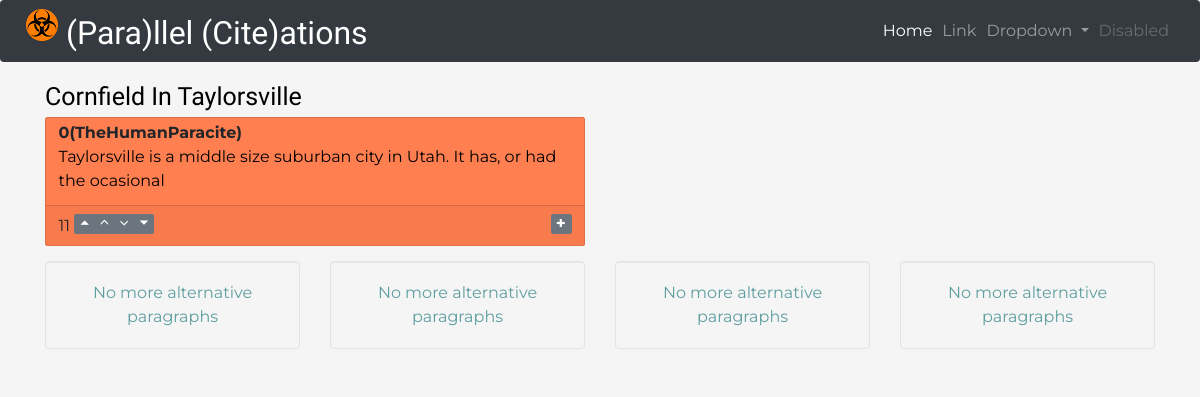
Screenshot of /s/6MH2LVHI/ with the database file from the repository.
### cites/models.py (models this page shows, shortened)
class Story(models.Model):
    title = models.CharField(max_length=255)
    author = models.ForeignKey('paracite_profile.Profile',
                               on_delete=PROTECT)
    score = models.BigIntegerField(default=0)
    url = models.URLField(max_length=8, unique=True)
    created_date = models.DateTimeField(auto_now_add=True)
    edited_date = models.DateTimeField(auto_now=True)
    objects = StoryManager()
    def first_para(self):
        return self.paragraph_set.get(level=0)
    class Meta:
        ordering = ['-score', 'created_date']

class Paragraph(models.Model):
    story = models.ForeignKey(Story, on_delete=CASCADE)
    author = models.ForeignKey('paracite_profile.Profile',
                               on_delete=PROTECT,
                               related_name='author')
    text = models.CharField(max_length=4095)
    score = models.IntegerField()
    url = models.URLField(max_length=8, unique=True)
    level = models.IntegerField()
    voters = models.ManyToManyField('paracite_profile.Profile',
                                    through='VotingRecord',
                                    through_fields=(
                                        'paragraph', 'profile'),
                                    related_name='voters')
    parent_paragraph = models.ForeignKey('self',
                                         on_delete=CASCADE,
                                         blank=True,
                                         null=True)
    created_date = models.DateTimeField(auto_now_add=True)
    edited_date = models.DateTimeField(auto_now=True)
    objects = ParagraphManager()
    def children(self, start=0, size=4):
        return self.paragraph_set.exclude(id=self.id)[start:start + size]
    class Meta:
        ordering = ['-score', 'created_date']

### paracite_profile/models.py (models this page shows)
class Profile(models.Model):
    user_name = models.CharField(unique=True, max_length=63)
    total_score = models.BigIntegerField(default=0)
    created_date = models.DateTimeField(auto_now_add=True)
    edited_date = models.DateTimeField(auto_now=True)
    def __str__(self):
        return self.user_name

### cites/views.py (the view)
# urls.py: path('s/<shortened:story_id>/', views.detail_story, name='detail_story'),
def detail_story(request, story_id):
    story = get_object_or_404(Story, id=story_id)
    lead_paragraph = story.first_para()
    return render_detail(request, story, lead_paragraph)

### cites/converters.py (called while the page is built)
    def to_python(self, value):
        return self.MAX_STORIES - int.from_bytes(
            base64.b32decode(value.encode('utf-8'), casefold=True), 'little')

    def to_url(self, value):
        weird_url = self.expected_format.format(value)
        return weird_url

### cites/views.py (called while the page is built)
def render_detail(request, story, paragraph, is_response=False):
    filler = {'filler': 'No more alternative paragraphs'}
    paragraphs = [child for child in paragraph.children()]
    fillers = [filler] * max(4 - len(paragraphs), 0)
    context = {
        'story': story,
        'lead_paragraph': paragraph,
        'paragraphs': paragraphs,
        'fillers': fillers,
        'responding': is_response,
    }
    return render(request, 'cites/detail.html', context)

### cites/templates/cites/detail.html (shortened to what this page needs)
{% extends 'cites/base.html' %}
{% block content %}
    <div class="container">
        <div class="row">
            <div class="col">
                <h1>
                    <a href="{% url 'cites:detail_story' story.url %}">{{ story.title|title }}</a>
                </h1>
            </div>
        </div>
        <div class="row">
            <div class="col-lg-6 col-md-8 col-sm-12">
                <div class="card bg-coral mb-4">
                    <div class="card-body pt-1 paragraph-text">
                        <b>{{ lead_paragraph.level }}({{ lead_paragraph.author }})</b>
                        <br>
                        <a href="{% url 'cites:detail_para' lead_paragraph.url %}">{{ lead_paragraph.text }}</a>
                    </div>
                    <div class="card-footer"
                         data-para-url="{% url "cites:vote" lead_paragraph.url %}">
                        <span class="score pull-left">{{ lead_paragraph.score }}&nbsp;</span>
                        {% include 'cites/paragraph_buttons.html' %}
                        <a class="btn btn-sm btn-secondary pull-right"
                           id="lead-para-res-btn"
                           data-toggle="collapse"
                           href="#response-div"
                           role="button"
                           aria-expanded="false"
                           aria-controls="collapseExample">
                            <span class="glyphicon glyphicon-plus"></span>
                        </a>
                    </div>
                </div>
            </div>
        </div>
        <div class="row">
            {% for filler in fillers %}
                <div class="col-lg-3 col-md-4 d-xl-block d-lg-block d-none paragraph-text">
                    <div class="filler well">
                        {{ filler.filler }}
                    </div>
                </div>
            {% endfor %}
        </div>
    </div>
{% endblock %}

### cites/static/css/cites.css (style rules this page uses)
body { font-family: 'Montserrat', sans-serif; background-color: whitesmoke; font-size: medium; }
h1, h2 { font-family: 'Neuton', serif; }
h1 a:link, h1 a:visited, h1 a:active, h2 a:link, h2 a:visited, h2 a:active { text-decoration: none; color: black; }
.filler { color: cadetblue; text-align: center; }
.paragraph-text a:link, .paragraph-text a:visited, .paragraph-text a:active { text-decoration: none; color: black; }
.bg-coral { background-color: coral; }

### rows the page displays
Story: title "Cornfield In Taylorsville"
Paragraph: level "0", author "TheHumanParacite", text "Taylorsville is a middle size suburban city in Utah. It has, or had the ocasional", score "11"

### other values shown
{{ filler.filler }} "No more alternative paragraphs" "No more alternative paragraphs" "No more alternative paragraphs" "No more alternative paragraphs"
